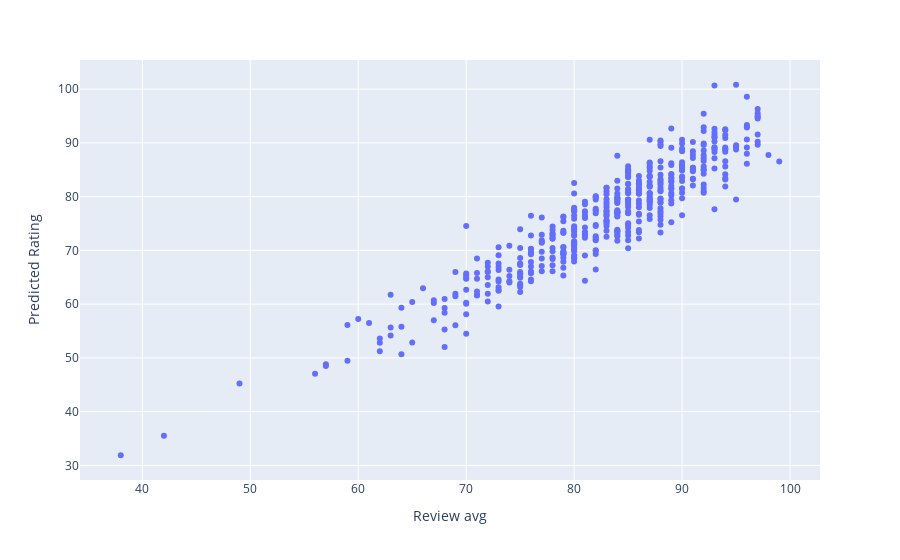

Write notebook code for a chart like this one.
### Code cell
# scatter plot of predictions vs review avg
fig = px.scatter(scores_comp, x="Review avg", y="Predicted Rating", hover_name= 'Game')
fig
# switch to a different chart type that shows spread?

### Figure 1 — Plotly figure (JSON) as saved in the notebook; plotly's stock layout.template omitted (floating-point values rounded to 4 significant figures; data arrays with more than 128 entries replaced by an {"elided": "..."} marker saying what was removed)
{"data": [{"hovertemplate": "<b>%{hovertext}</b><br><br>Review avg=%{x}<br>Predicted Rating=%{y}<extra></extra>", "hovertext": {"elided": "468 str values"}, "legendgroup": "", "marker": {"color": "#636efa", "symbol": "circle"}, "mode": "markers", "name": "", "orientation": "v", "showlegend": false, "type": "scatter", "x": {"elided": "468 int values"}, "xaxis": "x", "y": {"elided": "468 float values"}, "yaxis": "y"}], "layout": {"legend": {"tracegroupgap": 0}, "margin": {"t": 60}, "xaxis": {"anchor": "y", "domain": [0, 1], "title": {"text": "Review avg"}}, "yaxis": {"anchor": "x", "domain": [0, 1], "title": {"text": "Predicted Rating"}}}}
